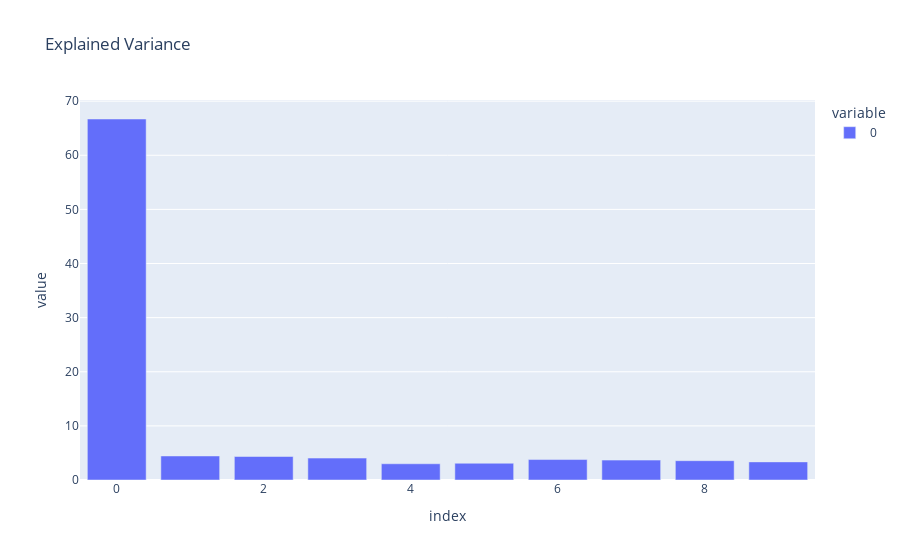

Notebook cell for this chart:
### Markdown cell above
##  Steps for PCA:
<b>
1 - make mean 0 <br>
2 - find covariance matrix<br>
3 - find eigen vectors and values<br>
4 - perform linear transformation<br>
5 - plot data
</b>

### Code cell
class principal_component_analysis:
    def fit(self,X,n):
        #make mean 0
        for col in df.columns:
            df[col]= df[col] - df[col].mean()
        
        # find covariance matrix
        df_cov= df.cov()
        
        # find eigen vectors and values
        values,vectors = np.linalg.eig(df.cov())
        # since first three features can explained almost 80% + variance, we will select the first 3
        
        # performing linear transformation
        linearly_transformed_df= pd.DataFrame(np.dot(df,vectors[:n].T))
        explained_variance=[]
        for i in range(len(values)):
            explained_variance.append(values[i]/np.sum(values) *100)
        display(px.bar(explained_variance,title='Explained Variance'))
        return linearly_transformed_df
        
pca= principal_component_analysis()
n=2
transformed_df= pca.fit(df,n)

### Figure 1 — Plotly figure (JSON) as saved in the notebook; plotly's stock layout.template omitted (floating-point values rounded to 4 significant figures)
{"data": [{"alignmentgroup": "True", "hovertemplate": "variable=0<br>index=%{x}<br>value=%{y}<extra></extra>", "legendgroup": "0", "marker": {"color": "#636efa"}, "name": "0", "offsetgroup": "0", "orientation": "v", "showlegend": true, "textposition": "auto", "type": "bar", "x": [0, 1, 2, 3, 4, 5, 6, 7, 8, 9], "xaxis": "x", "y": [66.7, 4.439, 4.342, 4.05, 3.0, 3.095, 3.78, 3.674, 3.569, 3.348], "yaxis": "y"}], "layout": {"barmode": "relative", "legend": {"title": {"text": "variable"}, "tracegroupgap": 0}, "title": {"text": "Explained Variance"}, "xaxis": {"anchor": "y", "domain": [0, 1], "title": {"text": "index"}}, "yaxis": {"anchor": "x", "domain": [0, 1], "title": {"text": "value"}}}}
